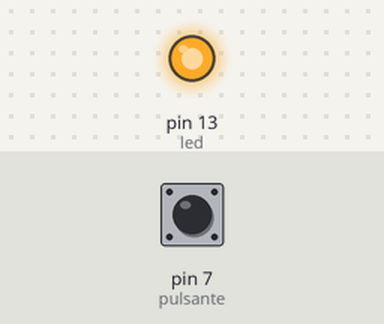
Bench run of a sketch on a simulated Arduino Uno, built with avr-gcc and run on an emulated ATmega328P. On the bench: output pins drawn as LEDs (lit = HIGH). The inputs (shaded band) are chosen by the test bench; at power-on: pin 7 (pulsante) LOW.

Above: at 2.8 s.
2.9 s: pin 7 (pulsante) pulled HIGH for 1.2 s
At 4.1 s:
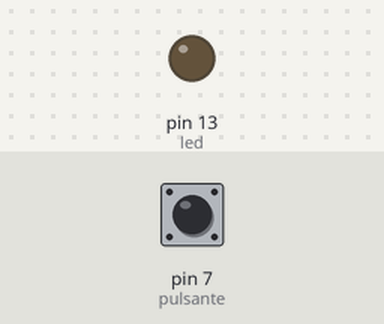
6.5 s: pin 7 (pulsante) pulled HIGH for 3.2 s
At 10.6 s:
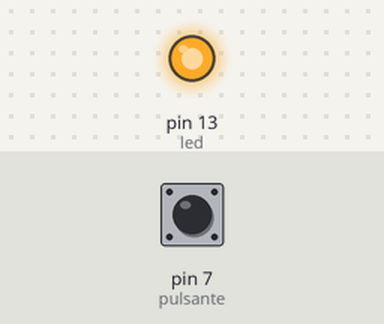
Timing chart, 0 to 12.1 s (numbered marks = the images above; inputs shaded):
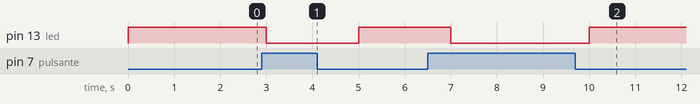

The sketch:

lab05_pulsante_contrario.ino
```cpp
int led = 13;                  // promemoria: dov'è il LED?
int pulsante = 7;              // promemoria: dov'è il pulsante?

void setup() {
  pinMode(led, OUTPUT);        // il pin 13 è un rubinetto
  pinMode(pulsante, INPUT);    // il pin 7 è un pozzetto
}

void loop() {
  // metto nella variabile val quello che arriva nel pozzetto
  // se il pulsante è premuto passa corrente e val vale HIGH
  // altrimenti vale LOW
  int premuto = digitalRead(pulsante);

  if (premuto == HIGH) {       // se il pulsante è premuto
    digitalWrite(13, LOW);     // chiudi l'acqua
  } else {                     // altrimenti
    digitalWrite(13, HIGH);    // apri l'acqua
  }
  delay(1000);               // aspetta un secondo
}
```

Measured:
- after the input at 2.9 s, pin 13 (led): HIGH → LOW after 0.10 s, → HIGH 2.0 s later
- after the input at 6.5 s, pin 13 (led): HIGH → LOW after 0.50 s, → HIGH 3.0 s later
